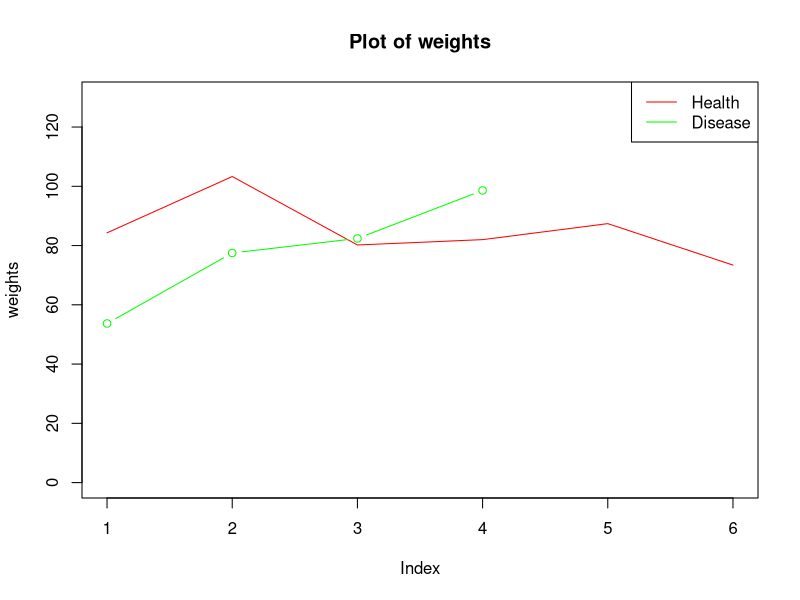

Reproduce this figure in R.
# Statistics, Practical 1

# 1.1 Generate a vector with seq(), start at 1 and end at 9 and length of 17 numbers.

x <- seq(1,9,length=17)



## 1.2 Return the sum of all values in the vector y greater than 3
y <- 1:10
sum(y>3)


## return all values in vector y greater than 3
which(y>3)


## 1.3 Matrix m.p with the numbers from 1 to 10 in first row and their square numbers in second

v <- 1:10 
w <- v^2  
m <- rbind(v,w)


## Generate a vertical table m.log of numbers from 1 to 100 and their log values.

x <- 1:100 

y <- log(x) 

z <- cbind(x,y) 


## 1.4 Add a further row with cubic numbers to the matrix m.p.
## Then calculate the mean of all numbers from 1 to 10, of all their squares and of all their cubes


cubic <- v^3 

m.cubic <- rbind(m, cubic) 

apply(m.cubic, 1, mean) ## Use apply() to calculate the mean of all rows of matrix m.cubic
 

## 1.5 Average weights of the healthy and of the sick patients.

w.list <- list(weights= c(84.3, 103.3, 80.2,  82.0,  87.4,  73.4,  53.7,  77.5,  82.4,  98.6), status= c("H", "H", "H", "H", "H", "H", "D", "D", "D", "D"), levels=c("H", "D"))

s= mean (w.list$weights[w.list$status=="H"]) 
r= mean (w.list$weights[w.list$status=="D"])

## Second way using tapply just in one line

tapply(w.list$weights, w.list$status, mean)
 

## 1.6 Plot the weights of the patients according to patient number and coloured differently for healthy and sick.

##Extract the weights for healthy patients
h= w.list$weights[w.list$status=="H"] 

##Extract the weights for sick patients
d= w.list$weights[w.list$status=="D"] 


plot(h, ty="l", col="red", ylab="weights", main="Plot of weights",ylim=c(0,130)) 
lines(d, ty="b", col="green") 
legend('topright', c("Health","Disease"), lty=c(1,1),col=c("red","green")) 

















